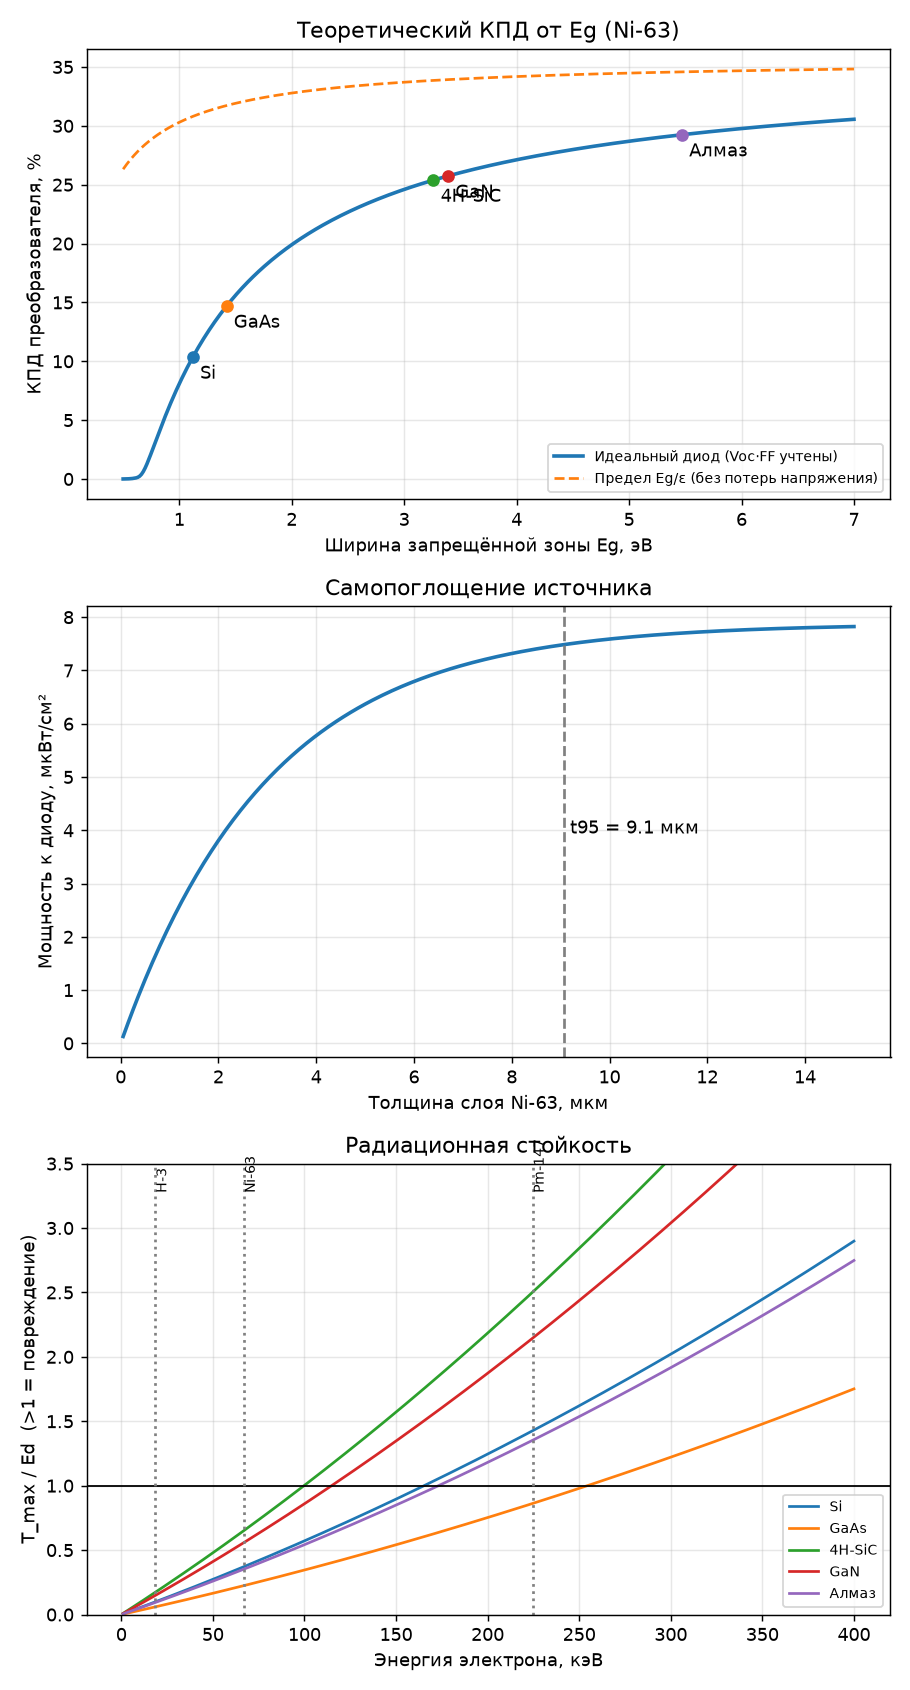

Here is the Python script that generated this plot:
"""
Модель: техническое задание на идеальный бетавольтаический материал.
Этап 2 исследования. Все допущения помечены в комментариях.
"""
import numpy as np
import matplotlib
matplotlib.use("Agg")
import matplotlib.pyplot as plt

kT = 0.02585            # эВ, 300 K
Q = 1.602e-19
CI = 3.7e10             # Бк на кюри
MEC2 = 0.511            # МэВ
AMU = 931.494           # МэВ

# --- Изотопы: Emax, Emean (кэВ), T1/2 (лет), удельная активность (Ки/г, чистый изотоп)
ISO = {
    "H-3":   dict(Emax=18.6,  Emean=5.7,  T=12.32, SA=9619),
    "Ni-63": dict(Emax=66.9,  Emean=17.4, T=100.1, SA=56.7),
    "Pm-147":dict(Emax=224.6, Emean=61.9, T=2.62,  SA=928),
}

# --- Материалы: Eg (эВ), Z, A, плотность, самый лёгкий атом (а.е.м.), порог смещения Ed (эВ, нижняя оценка)
MAT = {
    "Si":      dict(Eg=1.12, Z=14, A=28.09, rho=2.33, M=28.09, Ed=15),
    "GaAs":    dict(Eg=1.42, Z=32, A=72.3,  rho=5.32, M=69.72, Ed=10),
    "4H-SiC":  dict(Eg=3.26, Z=10, A=20.05, rho=3.21, M=12.01, Ed=20),
    "GaN":     dict(Eg=3.39, Z=19, A=41.87, rho=6.15, M=14.01, Ed=20),
    "Алмаз":   dict(Eg=5.47, Z=6,  A=12.01, rho=3.52, M=12.01, Ed=37),
}

def eps_pair(Eg):            # энергия на пару, формула Клейна
    return 2.8 * Eg + 0.5

def J0(Eg):                  # идеальный ток насыщения диода (эмпирика Грина), А/см²
    return 1.5e5 * np.exp(-Eg / kT)

def converter(Eg, P_in, CE=1.0, bs=0.0):
    """КПД преобразования P_in (Вт/см²) в электричество."""
    P_abs = P_in * (1 - bs)
    Jsc = P_abs * CE / eps_pair(Eg)                 # А/см²
    Voc = kT * np.log(Jsc / J0(Eg) + 1)
    voc = Voc / kT
    FF = (voc - np.log(voc + 0.72)) / (voc + 1)
    P_el = Jsc * Voc * FF
    return P_el / P_in, Jsc, Voc, FF, P_el

def range_um(E_keV, m):      # пробег электрона, Канайя–Окаяма
    return 0.0276 * m["A"] * E_keV**1.67 / (m["Z"]**0.889 * m["rho"])

def backscatter(Z):          # доля обратного рассеяния (Ройтер)
    return -0.0254 + 0.016*Z - 1.86e-4*Z**2 + 8.3e-7*Z**3

def Tmax_eV(E_keV, M_amu):   # макс. энергия, переданная атому электроном
    E = E_keV / 1000
    return 2*E*(E + 2*MEC2) / (M_amu*AMU) * 1e6

# --- Источник Ni-63: выход мощности с поверхности от толщины
ni = ISO["Ni-63"]
mu = 17 * (ni["Emax"]/1000)**-1.14 * 8.9          # 1/см, эмпирика ослабления бета
t_um = np.linspace(0.05, 15, 300)
P_decay_vol = ni["SA"] * 8.9 * CI * ni["Emean"]*1e3 * Q   # Вт/см³
P_surf = 0.5 * P_decay_vol * (1 - np.exp(-mu * t_um*1e-4)) / mu   # Вт/см², в сторону диода
P_sat = 0.5 * P_decay_vol / mu
t95 = -np.log(0.05) / mu * 1e4

print("=== ИСТОЧНИК Ni-63 (чистый изотоп) ===")
print(f"1/μ = {1/mu*1e4:.2f} мкм; 95% насыщения при t = {t95:.1f} мкм")
print(f"Макс. поток мощности к диоду: {P_sat*1e6:.1f} мкВт/см²")
print(f"Слой толщиной t95 использует {P_sat*0.95/(P_decay_vol*t95*1e-4)*100:.0f}% энергии распада\n")

P_in = P_sat * 0.95

print("=== МАТЕРИАЛЫ под Ni-63 (идеальный диод) ===")
print(f"{'Мат.':8}{'ε,эВ':>6}{'Eg/ε':>7}{'обр.расс':>9}{'Voc,В':>7}{'FF':>6}{'η_конв':>8}{'R_ср,мкм':>9}{'R_max,мкм':>10}")
for n, m in MAT.items():
    bs = backscatter(m["Z"]) * 0.6        # энергетическая доля ~0.6 от числовой
    eta, Jsc, Voc, FF, _ = converter(m["Eg"], P_in, 1.0, bs)
    print(f"{n:8}{eps_pair(m['Eg']):6.2f}{m['Eg']/eps_pair(m['Eg']):7.2f}{bs*100:8.1f}%"
          f"{Voc:7.2f}{FF:6.2f}{eta*100:7.1f}%{range_um(ni['Emean'],m):9.2f}{range_um(ni['Emax'],m):10.1f}")

print("\n=== РАДИАЦИОННАЯ СТОЙКОСТЬ: T_max (эВ) против порога Ed ===")
print(f"{'Мат.':8}{'Ed':>5}" + "".join(f"{k:>10}" for k in ISO))
for n, m in MAT.items():
    row = f"{n:8}{m['Ed']:5}"
    for k, iso in ISO.items():
        T = Tmax_eV(iso["Emax"], m["M"])
        row += f"{T:7.1f}{' ok' if T < m['Ed'] else ' !!'}"
    print(row)
Eth = {}
for n, m in MAT.items():   # пороговая энергия электрона, выше которой начинается повреждение
    E = np.linspace(1, 2000, 20000)
    Eth[n] = E[np.argmax(Tmax_eV(E, m["M"]) >= m["Ed"])]
print("Порог повреждения (кэВ):", {k: round(v) for k, v in Eth.items()})

# --- Непрерывная развёртка по Eg
Eg = np.linspace(0.5, 7, 400)
eta_ideal = np.array([converter(e, P_in)[0] for e in Eg])
eta_ideal_sun = Eg/eps_pair(Eg)

# --- Чувствительность к длине сбора (W+L) для Ni-63
def CE_of(WL, R):
    x0 = R / 2.5
    return 1 - np.exp(-WL / x0)

print("\n=== Требуемая длина сбора W+L для CE≥95% (Ni-63, по R_max) ===")
for n, m in MAT.items():
    R = range_um(ni["Emax"], m)
    print(f"{n:8} W+L ≥ {-np.log(0.05)*R/2.5:5.1f} мкм")

# --- Чувствительность к качеству материала: J0 хуже идеального в 10^k раз
print("\n=== Потеря КПД при дефектах (J0 × 10^k), 4H-SiC и алмаз ===")
for n in ["4H-SiC", "Алмаз"]:
    m = MAT[n]; out = []
    for k in [0, 10, 20, 30]:
        P_abs = P_in*(1-backscatter(m["Z"])*0.6)
        Jsc = P_abs/eps_pair(m["Eg"])
        Voc = kT*np.log(Jsc/(J0(m["Eg"])*10**k)+1); voc=Voc/kT
        FF=(voc-np.log(voc+0.72))/(voc+1)
        out.append(f"10^{k}: {Jsc*Voc*FF/P_in*100:4.1f}%")
    print(n, " | ".join(out))

# --- Графики
fig, ax = plt.subplots(3, 1, figsize=(7, 13))
ax[0].plot(Eg, eta_ideal*100, lw=2, label="Идеальный диод (Voc·FF учтены)")
ax[0].plot(Eg, eta_ideal_sun*100, "--", label="Предел Eg/ε (без потерь напряжения)")
for n, m in MAT.items():
    e = converter(m["Eg"], P_in)[0]*100
    ax[0].scatter(m["Eg"], e, zorder=5); ax[0].annotate(n, (m["Eg"], e), xytext=(4,-12), textcoords="offset points")
ax[0].set_xlabel("Ширина запрещённой зоны Eg, эВ"); ax[0].set_ylabel("КПД преобразователя, %")
ax[0].set_title("Теоретический КПД от Eg (Ni-63)"); ax[0].grid(alpha=.3); ax[0].legend(fontsize=8)

ax[1].plot(t_um, P_surf*1e6, lw=2)
ax[1].axvline(t95, ls="--", c="gray"); ax[1].text(t95, P_sat*0.5e6, f" t95 = {t95:.1f} мкм")
ax[1].set_xlabel("Толщина слоя Ni-63, мкм"); ax[1].set_ylabel("Мощность к диоду, мкВт/см²")
ax[1].set_title("Самопоглощение источника"); ax[1].grid(alpha=.3)

E = np.linspace(1, 400, 400)
for n, m in MAT.items():
    ax[2].plot(E, Tmax_eV(E, m["M"])/m["Ed"], label=n)
ax[2].axhline(1, c="k", lw=1)
for k, iso in ISO.items():
    ax[2].axvline(iso["Emax"], ls=":", c="gray"); ax[2].text(iso["Emax"], 3.3, k, rotation=90, fontsize=8)
ax[2].set_ylim(0, 3.5); ax[2].set_xlabel("Энергия электрона, кэВ"); ax[2].set_ylabel("T_max / Ed  (>1 = повреждение)")
ax[2].set_title("Радиационная стойкость"); ax[2].grid(alpha=.3); ax[2].legend(fontsize=8)
plt.tight_layout(); plt.savefig("betavoltaic_spec.png", dpi=130)
